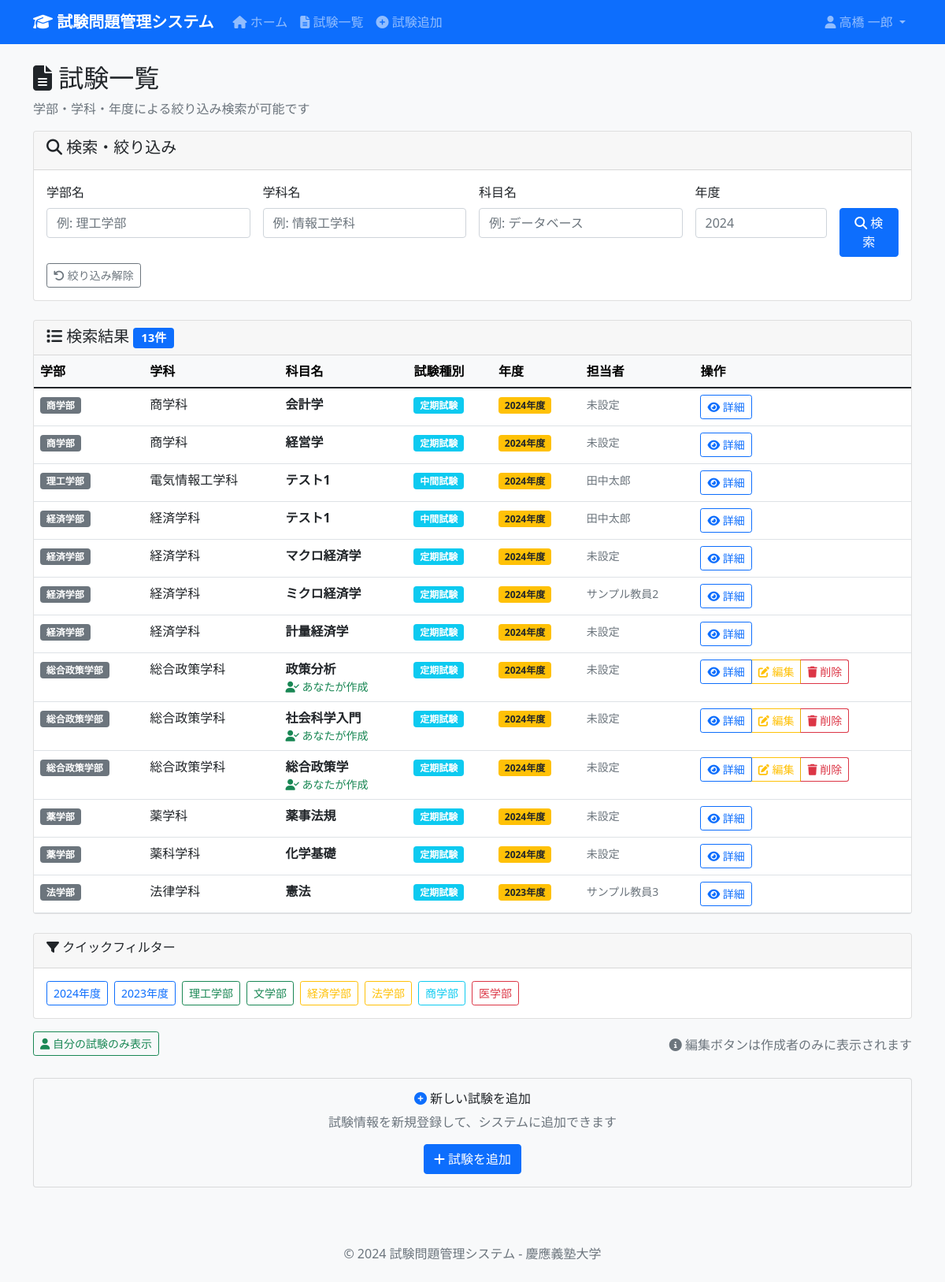
/exams (signed in), run on the app's committed database.
### tables this page shows
CREATE TABLE Exams (
                exam_id INTEGER PRIMARY KEY AUTOINCREMENT,
                subject_id INTEGER NOT NULL,
                exam_type_id INTEGER NOT NULL,
                exam_year INTEGER NOT NULL,
                instructions TEXT,
                created_by INTEGER,
                created_at DATETIME DEFAULT CURRENT_TIMESTAMP,
                updated_at DATETIME DEFAULT CURRENT_TIMESTAMP,
                FOREIGN KEY (subject_id) REFERENCES Subjects(subject_id),
                FOREIGN KEY (exam_type_id) REFERENCES ExamTypes(exam_type_id),
                FOREIGN KEY (created_by) REFERENCES Users(user_id) ON DELETE SET NULL,
                UNIQUE(subject_id, exam_type_id, exam_year)
            );

### app.py (the view)
    def decorated_function(*args, **kwargs):
        if 'user_id' not in session:
            return redirect(url_for('login'))
        return f(*args, **kwargs)

### app.py (called while the page is built)
def get_db() -> sqlite3.Connection:
    db = getattr(g, '_database', None)
    if db is None:
        try:
            db = g._database = sqlite3.connect(DATABASE)
            db.execute('PRAGMA foreign_keys = ON')
            db.row_factory = sqlite3.Row
        except Exception as e:
            import sys
            print(f"Database connection error: {e}", file=sys.stderr)
            raise
    return db

@app.teardown_appcontext
def close_connection(exception: Optional[BaseException]) -> None:
    db = getattr(g, '_database', None)
    if db is not None:
        db.close()

def login_required(f):
    def decorated_function(*args, **kwargs):
        if 'user_id' not in session:
            return redirect(url_for('login'))
        return f(*args, **kwargs)
    decorated_function.__name__ = f.__name__
    decorated_function.__doc__ = f.__doc__
    decorated_function.__module__ = f.__module__
    return decorated_function

### templates/exams/list.html (shortened to what this page needs)
{% extends "base.html" %}
{% block content %}
<div class="row">
    <div class="col-12">
        <h2>
            <i class="fas fa-file-alt"></i> 試験一覧
        </h2>
        <p class="text-muted">学部・学科・年度による絞り込み検索が可能です</p>
    </div>
</div>
<div class="row mb-4">
    <div class="col-12">
        <div class="card">
            <div class="card-header">
                <h5><i class="fas fa-search"></i> 検索・絞り込み</h5>
            </div>
            <div class="card-body">
                <form method="POST" action="{{ url_for('exams_filtered') }}">
                    <div class="row g-3">
                        <div class="col-md-3">
                            <label for="faculty_filter" class="form-label">学部名</label>
                            <input type="text" class="form-control" id="faculty_filter" name="faculty_filter"
                                   value="{{ faculty_filter or '' }}" placeholder="例: 理工学部">
                        </div>
                        <div class="col-md-3">
                            <label for="department_filter" class="form-label">学科名</label>
                            <input type="text" class="form-control" id="department_filter" name="department_filter"
                                   value="{{ department_filter or '' }}" placeholder="例: 情報工学科">
                        </div>
                        <div class="col-md-3">
                            <label for="subject_filter" class="form-label">科目名</label>
                            <input type="text" class="form-control" id="subject_filter" name="subject_filter"
                                   value="{{ subject_filter or '' }}" placeholder="例: データベース">
                        </div>
                        <div class="col-md-2">
                            <label for="year_filter" class="form-label">年度</label>
                            <input type="number" class="form-control" id="year_filter" name="year_filter"
                                   value="{{ year_filter or '' }}" min="2020" max="2030" placeholder="2024">
                        </div>
                        <div class="col-md-1">
                            <label class="form-label">&nbsp;</label>
                            <button type="submit" class="btn btn-primary w-100 d-block">
                                <i class="fas fa-search"></i>
                                <span class="d-none d-lg-inline"> 検索</span>
                            </button>
                        </div>
                    </div>
                    <div class="row mt-2">
                        <div class="col-12">
                            <a href="{{ url_for('exams') }}" class="btn btn-outline-secondary btn-sm me-2">
                                <i class="fas fa-undo"></i> 絞り込み解除
                            </a>
                        </div>
                    </div>
                </form>
            </div>
        </div>
    </div>
</div>
<div class="row">
    <div class="col-12">
        {% if exam_list %}
            <div class="card">
                <div class="card-header d-flex justify-content-between align-items-center">
                    <h5 class="mb-0">
                        <i class="fas fa-list"></i> 検索結果
                        <span class="badge bg-primary">{{ exam_list|length }}件</span>
                    </h5>
                </div>
                <div class="card-body p-0">
                    <div class="table-responsive">
                        <table class="table table-hover mb-0">
                            <thead class="table-light">
                                <tr>
                                    <th>学部</th>
                                    <th>学科</th>
                                    <th>科目名</th>
                                    <th>試験種別</th>
                                    <th>年度</th>
                                    <th>担当者</th>
                                    <th>操作</th>
                                </tr>
                            </thead>
                            <tbody>
                                {% for exam in exam_list %}
                                <tr data-created-by="{{ exam[7] if exam[7] else '' }}">
                                    <td>
                                        <span class="badge bg-secondary">{{ exam[1] }}</span>
                                    </td>
                                    <td>{{ exam[2] }}</td>
                                    <td>
                                        <strong>{{ exam[3] }}</strong>
                                        {% if session.user_id and exam[7] == session.user_id %}
                                            <small class="text-success d-block my-creation-mark">
                                                <i class="fas fa-user-check"></i> あなたが作成
                                            </small>
                                        {% endif %}
                                    </td>
                                    <td>
                                        <span class="badge bg-info">{{ exam[4] }}</span>
                                    </td>
                                    <td>
                                        <span class="badge bg-warning text-dark">{{ exam[5] }}年度</span>
                                    </td>
                                    <td>
                                        {% if exam[6] %}
                                            <small class="text-muted">{{ exam[6] }}</small>
                                        {% else %}
                                            <small class="text-muted">未設定</small>
                                        {% endif %}
                                    </td>
                                    <td>
                                        <div class="btn-group" role="group">
                                            <a href="{{ url_for('exam_detail', exam_id=exam[0]) }}"
                                               class="btn btn-sm btn-outline-primary">
                                                <i class="fas fa-eye"></i> 詳細
                                            </a>
                                            {% if session.user_id and exam[7] == session.user_id %}
                                                <a href="{{ url_for('exam_edit', exam_id=exam[0]) }}"
                                                   class="btn btn-sm btn-outline-warning"
                                                   title="あなたが作成した試験です">
                                                    <i class="fas fa-edit"></i> 編集
                                                </a>
                                                <button type="button"
                                                        class="btn btn-sm btn-outline-danger exam-delete-btn"
                                                        data-exam-id="{{ exam[0] }}"
                                                        data-subject-name="{{ exam[3] }}"
                                                        data-exam-type="{{ exam[4] }}"
                                                        data-exam-year="{{ exam[5] }}"
                                                        data-faculty="{{ exam[1] }}"
                                                        data-department="{{ exam[2] }}"
                                                        data-professor="{{ exam[6] or '' }}"
                                                        title="試験を削除"
                                                        onclick="openDeleteModal(this)">
                                                    <i class="fas fa-trash"></i> 削除
                                                </button>
                                            {% endif %}
                                        </div>
                                    </td>
                                </tr>
                                {% endfor %}
                            </tbody>
                        </table>
                    </div>
                </div>
            </div>
        {% endif %}
    </div>
</div>
{% if exam_list %}
<div class="row mt-4">
    <div class="col-12">
        <div class="card">
            <div class="card-header">
                <h6><i class="fas fa-filter"></i> クイックフィルター</h6>
            </div>
            <div class="card-body">
                <div class="d-none d-md-flex flex-wrap gap-2">
                    <button type="button" class="btn btn-outline-primary btn-sm" onclick="filterByYear(2024)">2024年度</button>
                    <button type="button" class="btn btn-outline-primary btn-sm" onclick="filterByYear(2023)">2023年度</button>
                    <button type="button" class="btn btn-outline-success btn-sm" onclick="filterByFaculty('理工学部')">理工学部</button>
                    <button type="button" class="btn btn-outline-success btn-sm" onclick="filterByFaculty('文学部')">文学部</button>
                    <button type="button" class="btn btn-outline-warning btn-sm" onclick="filterByFaculty('経済学部')">経済学部</button>
                    <button type="button" class="btn btn-outline-warning btn-sm" onclick="filterByFaculty('法学部')">法学部</button>
                    <button type="button" class="btn btn-outline-info btn-sm" onclick="filterByFaculty('商学部')">商学部</button>
                    <button type="button" class="btn btn-outline-danger btn-sm" onclick="filterByFaculty('医学部')">医学部</button>
                </div>
            </div>
        </div>
    </div>
</div>
{% endif %}
<div class="row mt-3">
    <div class="col-12">
        <div class="d-flex justify-content-between align-items-center">
            <div>
                <button type="button" class="btn btn-outline-success btn-sm" onclick="toggleMyExams()">
                    <i class="fas fa-user"></i> 自分の試験のみ表示
                </button>
            </div>
            <div>
                <span class="text-muted">
                    <i class="fas fa-info-circle"></i>
                    編集ボタンは作成者のみに表示されます
                </span>
            </div>
        </div>
    </div>
</div>
<div class="row mt-4">
    <div class="col-12">
        <div class="card bg-light">
            <div class="card-body text-center">
                <h6><i class="fas fa-plus-circle text-primary"></i> 新しい試験を追加</h6>
                <p class="text-muted mb-3">試験情報を新規登録して、システムに追加できます</p>
                <a href="{{ url_for('exam_add') }}" class="btn btn-primary">
                    <i class="fas fa-plus"></i> 試験を追加
                </a>
            </div>
        </div>
    </div>
</div>
{% endblock %}

### templates/base.html (style rules this page uses)
body { background-color: #f8f9fa; }

### templates/exams/list.html (style rules this page uses)
.form-label { font-weight: 500; margin-bottom: 0.5rem; }
.card-body form { margin-bottom: 0; }
.btn-group-vertical .btn, .d-flex .btn { margin-bottom: 0.25rem; }
.my-creation-mark { font-weight: 500; }
.btn-group .btn { margin-left: 0; }
.btn-group .btn:not(:first-child) { border-left: 1px solid rgba(0,0,0,0.1); }

### data on the page
Exams: exam "商学部", exam "商学科", exam "会計学", exam "定期試験", exam_year "2024", shows "未設定"
Exams: exam "商学部", exam "商学科", exam "経営学", exam "定期試験", exam_year "2024", shows "未設定"
Exams: exam "理工学部", exam "電気情報工学科", exam "テスト1", exam "中間試験", exam_year "2024", exam "田中太郎"
Exams: exam "経済学部", exam "経済学科", exam "テスト1", exam "中間試験", exam_year "2024", exam "田中太郎"
Exams: exam "経済学部", exam "経済学科", exam "マクロ経済学", exam "定期試験", exam_year "2024", shows "未設定"
Exams: exam "経済学部", exam "経済学科", exam "ミクロ経済学", exam "定期試験", exam_year "2024", exam "サンプル教員2"
Exams: exam "経済学部", exam "経済学科", exam "計量経済学", exam "定期試験", exam_year "2024", shows "未設定"
Exams: exam "総合政策学部", exam "総合政策学科", exam "政策分析", shows "あなたが作成", exam "定期試験", exam_year "2024", shows "未設定"
Exams: exam "総合政策学部", exam "総合政策学科", exam "社会科学入門", shows "あなたが作成", exam "定期試験", exam_year "2024", shows "未設定"
Exams: exam "総合政策学部", exam "総合政策学科", exam "総合政策学", shows "あなたが作成", exam "定期試験", exam_year "2024", shows "未設定"
Exams: exam "薬学部", exam "薬学科", exam "薬事法規", exam "定期試験", exam_year "2024", shows "未設定"
Exams: exam "薬学部", exam "薬科学科", exam "化学基礎", exam "定期試験", exam_year "2024", shows "未設定"
Exams: exam "法学部", exam "法律学科", exam "憲法", exam "定期試験", exam_year "2023", exam "サンプル教員3"

### other printed values
{{ session.full_name }} "高橋 一郎"
{{ exam_list|length }} "13"
